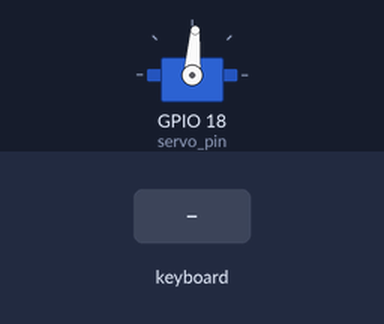
Bench run of a program on a simulated Raspberry Pi (BCM pin numbers). Shown: servo. The test bench sets the inputs (shaded band). Servo angles are drawn from the pulse width (0.5 ms = 0°, 2.5 ms = 180°); what the program prints to the terminal is not drawn.

Above: at 1.2 s.
1.3 s: key left typed on the keyboard
Timing chart, 0 to 4.3 s (numbered marks = the images above; inputs shaded):
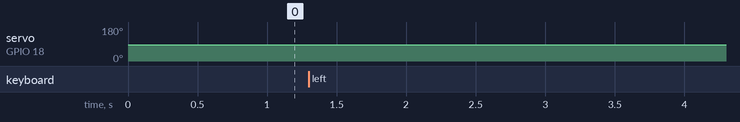

The program:

camera_control.py
```python
import RPi.GPIO as GPIO
from time import sleep
import pigpio
import curses

screen = curses.initscr()
curses.noecho()
curses.cbreak()
screen.keypad(True)

servo_pin = 18

pwm = pigpio.pi()
pwm.set_mode(servo_pin, pigpio.OUTPUT)
pwm.set_PWM_frequency(servo_pin, 50)

pw = 1450
pwm.set_servo_pulsewidth(servo_pin, pw)

def on_press(key):
    print(key)

def on_release(key):
    print(key)

try:
    while True:
        char = screen.getch()
        if char == ord('q'):
            break
        elif char == curses.KEY_RIGHT:
            if pw != 1525:
                pw = pw + 1
        elif char == curses.KEY_LEFT:
            if pw != 1380:
                pw = pw - 1
        pwm.set_servo_pulsewidth(servo_pin, pw)
        print(f"Pulsewidth: {pw}\r")
except KeyboardInterrupt:
    print("EXIT\r")
finally:
    curses.nocbreak()
    screen.keypad(0)
    curses.echo()
    curses.endwin()
    pwm.set_PWM_dutycycle(servo_pin, 0)
    pwm.set_PWM_frequency(servo_pin, 0)
```

Measured:
- after the input at 1.3 s, servo on GPIO 18 (servo_pin): 86° → 85° at once
